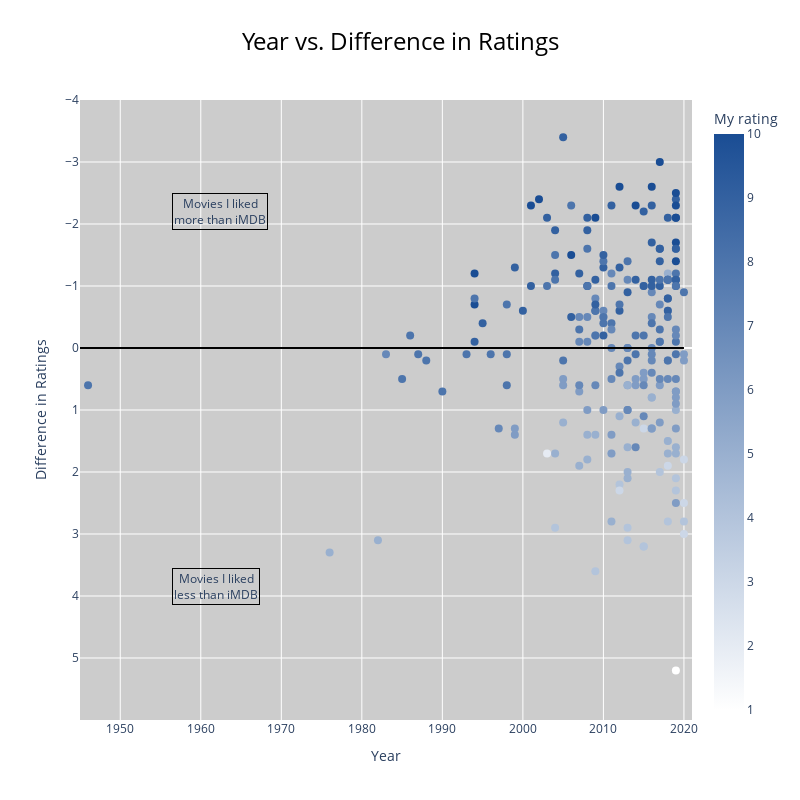

The cell this chart's notebook holds for it:
### Code cell
# Scatter2
# year vs diff in ratings
# toggle by genres (buttons)
fig = go.Figure(data=go.Scatter(x=df['Year'],
                    y=df['Diff in ratings'],
                    mode='markers',
                    # marker_color=df['Runtime (mins)'],
                    marker=dict(
                        size=8,
                        color=df['Your Rating'],
                        colorscale=[[0, 'rgb(255,255,255)'], [1, 'rgb(26,77,148)']],
                        showscale=True,
                        colorbar=dict(
                            title="My rating"
                        ),
                        cmin=df['Your Rating'].min(),
                        cmax=df['Your Rating'].max(),
                        cmid=df['Your Rating'].mean()
                    ),
                    hovertemplate=df['Title'].astype(str)+' (' +df['Year'].astype(str) + ' film)'+
                    '<br><b>IMDb Rating</b>: '+df['IMDb Rating'].astype(str)+'<br>'+
                    '<b>My Rating</b>: '+df['Your Rating'].astype(str)+'<br>'+
                    '<b>Difference</b>: %{y}'+'<extra></extra>'
                ))
fig.update_layout(
    plot_bgcolor='#cccccc',
    title=dict(
        text='Year vs. Difference in Ratings',
        font=dict(
            size=24,
            color='#000000'
        ),
        x=.5
    ),
    xaxis=dict(
        title='Year',
        range=[df['Year'].min() - 1, df['Year'].max() + 1]
    ),
    yaxis=dict(
        title='Difference in Ratings',
        range=[math.ceil(df['Diff in ratings'].max()), math.floor(df['Diff in ratings'].min())],
        tickvals=[i for i in range(math.floor(df['Diff in ratings'].min()),
                                    math.ceil(df['Diff in ratings'].max()))]
    ),
    width=800,
    height=800,
    shapes=[dict(type='line',
                    x0=0,
                    y0=0,
                    x1=df['Year'].max(),
                    y1=0,
                    line=dict(
                        color='black',
                        width=2
                    ))],
    annotations=[
            go.layout.Annotation(
                text='Movies I liked<br>more than iMDB',
                align='center',
                showarrow=False,
                xref='paper',
                yref='paper',
                x=.15,
                y=.85,
                bordercolor='black',
                borderwidth=1
            ),
            go.layout.Annotation(
                text='Movies I liked<br>less than iMDB',
                align='center',
                showarrow=False,
                xref='paper',
                yref='paper',
                x=.15,
                y=.185,
                bordercolor='black',
                borderwidth=1
            )
        ]
)
fig.show()
# plotly.offline.plot(fig, filename='3-13-20-scatter2.html')
# Originally run with 'https://github.com/ethanfuerst/imdb_ratings/blob/226cfa35e9f54639c2e5a042ac60bea2a2ffc0f7/ratings.csv'
# pio.write_html(fig, file='3-3-20-scatter2.html', auto_open=True)
# fig.write_image("3-13-20-scatter2.png")

### Figure 1 — Plotly figure (JSON) as saved in the notebook; plotly's stock layout.template omitted (floating-point values rounded to 4 significant figures; data arrays with more than 128 entries replaced by an {"elided": "..."} marker saying what was removed)
{"data": [{"hovertemplate": {"elided": "222 str values"}, "marker": {"cmax": 10, "cmid": 7.135, "cmin": 1, "color": {"elided": "222 int values"}, "colorbar": {"title": {"text": "My rating"}}, "colorscale": [[0, "rgb(255,255,255)"], [1, "rgb(26,77,148)"]], "showscale": true, "size": 8}, "mode": "markers", "type": "scatter", "x": {"elided": "222 int values"}, "y": {"elided": "222 float values"}}], "layout": {"annotations": [{"align": "center", "bordercolor": "black", "borderwidth": 1, "showarrow": false, "text": "Movies I liked<br>more than iMDB", "x": 0.15, "xref": "paper", "y": 0.85, "yref": "paper"}, {"align": "center", "bordercolor": "black", "borderwidth": 1, "showarrow": false, "text": "Movies I liked<br>less than iMDB", "x": 0.15, "xref": "paper", "y": 0.185, "yref": "paper"}], "height": 800, "plot_bgcolor": "#cccccc", "shapes": [{"line": {"color": "black", "width": 2}, "type": "line", "x0": 0, "x1": 2020, "y0": 0, "y1": 0}], "title": {"font": {"color": "#000000", "size": 24}, "text": "Year vs. Difference in Ratings", "x": 0.5}, "width": 800, "xaxis": {"range": [1945, 2021], "title": {"text": "Year"}}, "yaxis": {"range": [6, -4], "tickvals": [-4, -3, -2, -1, 0, 1, 2, 3, 4, 5], "title": {"text": "Difference in Ratings"}}}}
